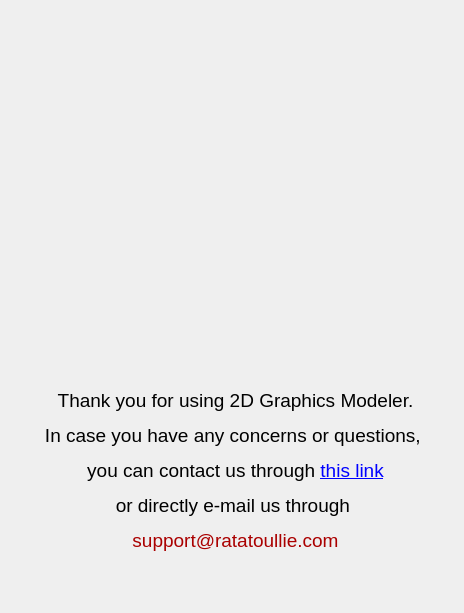
<?xml version="1.0" encoding="UTF-8"?>
<ui version="4.0">
 <class>Contact</class>
 <widget class="QDialog" name="Contact">
  <property name="geometry">
   <rect>
    <x>0</x>
    <y>0</y>
    <width>464</width>
    <height>613</height>
   </rect>
  </property>
  <property name="windowTitle">
   <string>Dialog</string>
  </property>
  <widget class="QLabel" name="label">
   <property name="geometry">
    <rect>
     <x>80</x>
     <y>33</y>
     <width>301</width>
     <height>291</height>
    </rect>
   </property>
   <property name="text">
    <string/>
   </property>
   <property name="pixmap">
    <pixmap resource="resources.qrc">:/img/img/logo.png</pixmap>
   </property>
   <property name="scaledContents">
    <bool>true</bool>
   </property>
  </widget>
  <widget class="QLabel" name="label_2">
   <property name="geometry">
    <rect>
     <x>30</x>
     <y>350</y>
     <width>411</width>
     <height>241</height>
    </rect>
   </property>
   <property name="text">
    <string>&lt;html&gt;&lt;head/&gt;&lt;body&gt;&lt;p&gt;&lt;span style=&quot; font-size:14pt;&quot;&gt;Thank you for using 2D Graphics Modeler.&lt;/span&gt;&lt;/p&gt;&lt;p&gt;&lt;span style=&quot; font-size:14pt;&quot;&gt;In case you have any concerns or questions, &lt;/span&gt;&lt;/p&gt;&lt;p&gt;&lt;span style=&quot; font-size:14pt;&quot;&gt;you can contact us through &lt;/span&gt;&lt;a href=&quot;contact2d.tk&quot;&gt;&lt;span style=&quot; font-size:14pt; text-decoration: underline; color:#0000ff;&quot;&gt;this link&lt;/span&gt;&lt;/a&gt;&lt;/p&gt;&lt;p&gt;&lt;span style=&quot; font-size:14pt;&quot;&gt;or directly e-mail us through &lt;/span&gt;&lt;/p&gt;&lt;p&gt;&lt;span style=&quot; font-size:14pt; color:#aa0000;&quot;&gt;support@ratatoullie.com&lt;/span&gt;&lt;/p&gt;&lt;/body&gt;&lt;/html&gt;</string>
   </property>
   <property name="alignment">
    <set>Qt::AlignCenter</set>
   </property>
  </widget>
 </widget>
 <resources>
  <include location="resources.qrc"/>
 </resources>
 <connections/>
</ui>
